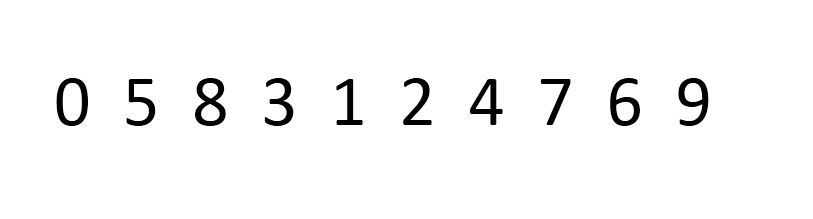
#> input picture test2.JPG, 813 x 219 px, found by its file name
$ python test_hog_xml.py   (older library calls are emulated)
#> lines starting #> are read from the running program, lines starting #| are printed output that depends on the picture; after the words box and inside, x2 and y2 are one past the last pixel; in counts of white or black regions, pixels touching at a corner belong together
import cv2
import numpy as np
from skimage.feature import hog
img = cv2.imread("test2.jpg")
#> img is the input picture: shape (219, 813, 3); min 0, max 255, mean 247
imgray = cv2.cvtColor(img,cv2.COLOR_BGR2GRAY)
ret,thresh = cv2.threshold(imgray,127,255,cv2.THRESH_BINARY_INV)
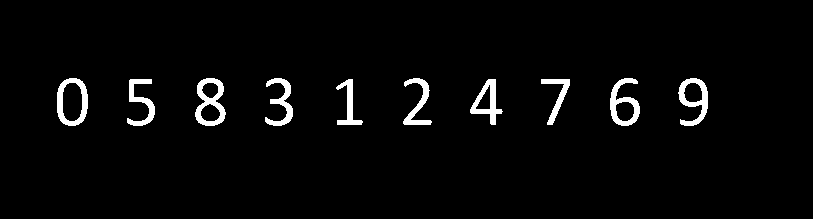
#> thresh: shape (219, 813); 3.1% white; 10 white regions, largest, box (x1, y1, x2, y2) and area: (195, 78, 226, 126) 703, (57, 78, 88, 126) 637, (610, 78, 640, 126) 626
kernel = np.ones((5,5),np.float32)/25
dilation = cv2.dilate(thresh,kernel,iterations = 8)
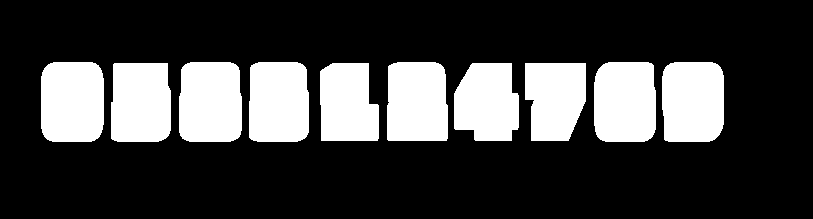
#> dilation: shape (219, 813); 25.5% white; 10 white regions
img2, contours, hierarchy = cv2.findContours(dilation,cv2.RETR_TREE,cv2.CHAIN_APPROX_SIMPLE)
#> contours = 10 contours; largest, box (x1, y1, x2, y2) and area: (41, 62, 104, 142) 4688, (179, 62, 242, 142) 4656, (662, 62, 724, 142) 4590, (594, 62, 656, 142) 4588, (387, 62, 448, 141) 4500
for i in range(len(contours)):
    cnt = contours[i]
    x,y,w,h = cv2.boundingRect(cnt)
    cv2.rectangle(img,(x,y),(x+w,y+h),(0,255,0),2)
    cut_img = img[y:y+h,x:x+w]
    cut_img = cv2.resize(cut_img,(40, 40), interpolation = cv2.INTER_CUBIC)
    X_test_feature = []
#> (the run stopped early here; a loop or call above may not have finished)

$ run again, with 2.JPG copied over test2.JPG
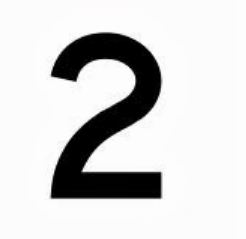
#> input picture 2.JPG, 246 x 239 px, found by its file name
#> img is the input picture: shape (239, 246, 3); mean B, G, R 212.4, 212.3, 212.4
#> `ret,thresh = cv2.threshold(imgray,127,255,cv2.THRESH_BINARY_INV)`:
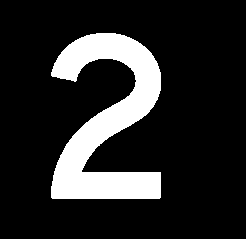
#> thresh: shape (239, 246); 16% white; 1 white region, box (x1, y1, x2, y2) and area: (51, 33, 161, 199) 9378
#> dilation: shape (239, 246); 42.1% white; 1 white region
#> contours = 4 contours, 2 with area under 20; largest, box (x1, y1, x2, y2) and area: (35, 17, 177, 215) 24441, (95, 77, 111, 90) 78
